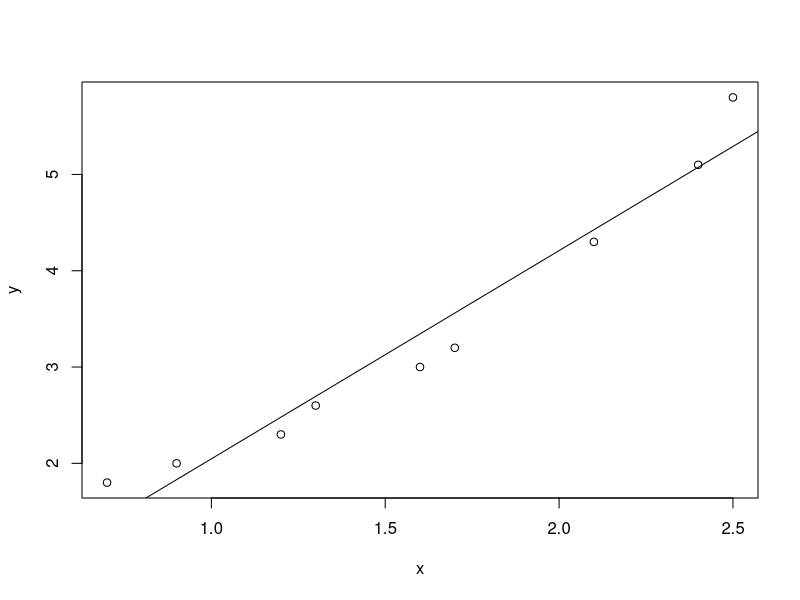

Source code (R):
x = c(0.9, 1.3, 2.1, 2.5, 2.4, 1.7, 0.7, 1.2, 1.6)
mean(x)

y = c(2.0, 2.6, 4.3, 5.8, 5.1, 3.2, 1.8, 2.3, 3.0)
mean(y)

df = data.frame(x, y) ## edit data frame
df

plot(x, y)

res = lm(y~x, df) ## linear model
res

abline(res) ## add line by res

summary(res)  ## summary of linear model

confint(res, level = 0.95)  ## confident leven of integer values

anova(res)

2.1626 + 2.365*sqrt(anova(res)[2,3]/sum((x - mean(x))^2))


cor(x,y)

qf(0.95, 1, 7)

summary(res)

res

qt(0.025, 8)

qt(0.05, 7)

qnorm(0.025)

beta_1 = coefficients(res)[2]
sum(x*(y - (beta_1*x + coefficients(res)[1])))

sum((beta_1*x + coefficients(res)[1])*(y - (beta_1*x + coefficients(res)[1])))

(beta_1*x + coefficients(res)[1])*(y - (beta_1*x + coefficients(res)[1]))

sum(y*y)
sum((beta_1*x + coefficients(res)[1])*(beta_1*x + coefficients(res)[1]))
(beta_1*x + coefficients(res)[1])

sum((y - (beta_1*x + coefficients(res)[1]))^2)
